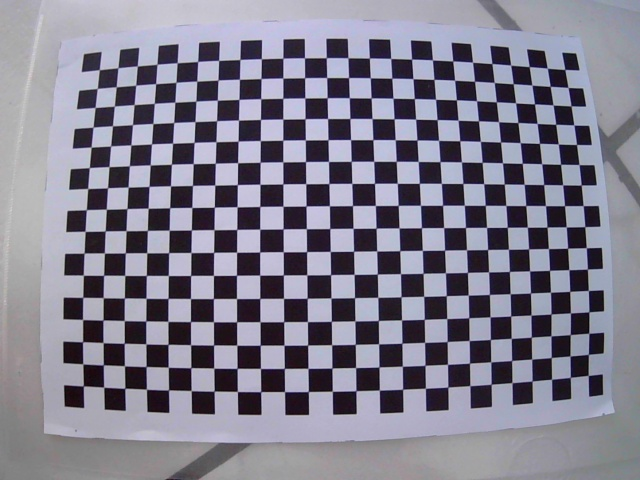
#> input picture calibration/captured_images/cali1.jpg, 640 x 480 px; its folder holds only this picture in this run
$ python cameraCalibration.py
#> lines starting #> are read from the running program, lines starting #| are printed output that depends on the picture
import numpy as np
import cv2 as cv
import glob
import os

#### Find chessboard corners - object point and image point #####
chessboardSize = (23, 16)  # Ensure this matches your actual printed pattern!
frameSize = (1440, 1080)

# Prepare object points
criteria = (cv.TERM_CRITERIA_EPS + cv.TERM_CRITERIA_MAX_ITER, 30, 0.001)
objp = np.zeros((chessboardSize[0] * chessboardSize[1], 3), np.float32)
objp[:, :2] = np.mgrid[0:chessboardSize[0], 0:chessboardSize[1]].T.reshape(-1, 2)

# Arrays to store object and image points
objPoints = []  # 3D points in real world
imgPoints = []  # 2D points in image plane

images = glob.glob("captured_images/*.jpg")

if not images:
    print("❌ No images found in 'captured_images/' directory.")
    exit()

print(f"🔍 Found {len(images)} image(s) to process...")

for image_path in images:
    print(f"Processing {image_path}")
    img = cv.imread(image_path)
#> img is the input picture: shape (480, 640, 3); mean B, G, R 141.7, 126.3, 128.8
    if img is None:
        print(f"⚠️ Could not read image: {image_path}")
        continue

    gray = cv.cvtColor(img, cv.COLOR_BGR2GRAY)
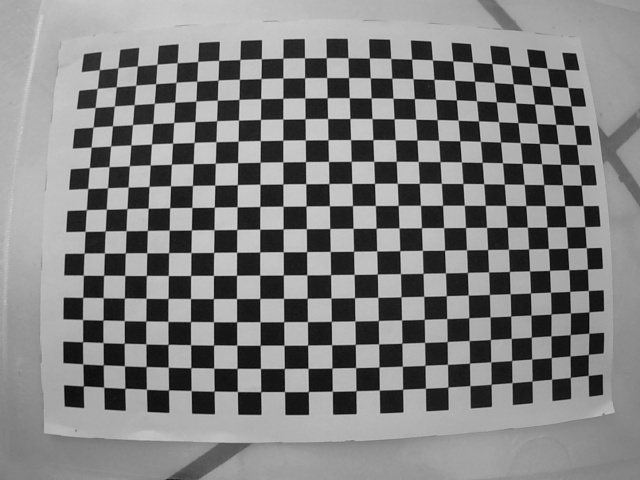
#> gray: shape (480, 640); min 3, max 212, mean 128.8
    ret, corners = cv.findChessboardCorners(gray, chessboardSize, None)
#> ret = False; corners = 364 rows, first 8: [348, 57.5], [326, 57.5], [369, 58], [370, 77.5], [348.5, 77.5], [304.5, 58], [326.5, 77.5], [304.5, 77.5]

    if ret:
        objPoints.append(objp)
        corners2 = cv.cornerSubPix(gray, corners, (11, 11), (-1, -1), criteria)
        imgPoints.append(corners2)

        # Optional: Visual feedback
        cv.drawChessboardCorners(img, chessboardSize, corners2, ret)
        cv.imshow("Detected Corners", img)
        cv.waitKey(500)
    else:
        print(f"❌ Chessboard not detected in {image_path}")

cv.destroyAllWindows()

### Calibration ###
if len(objPoints) == 0 or len(imgPoints) == 0:
    print("❌ No valid chessboard corners found. Calibration aborted.")
    exit()
#> (the program exits here)
